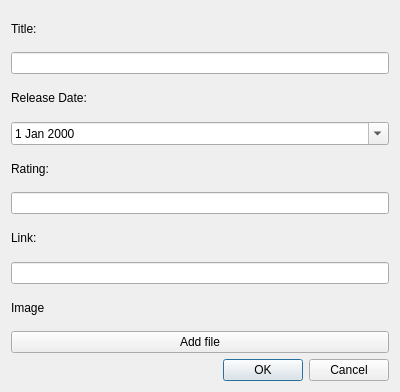
<?xml version="1.0" encoding="UTF-8"?>
<ui version="4.0">
 <class>Dialog</class>
 <widget class="QDialog" name="Dialog">
  <property name="geometry">
   <rect>
    <x>0</x>
    <y>0</y>
    <width>400</width>
    <height>392</height>
   </rect>
  </property>
  <property name="windowTitle">
   <string>Dialog</string>
  </property>
  <layout class="QVBoxLayout" name="verticalLayout">
   <item>
    <widget class="QLabel" name="Title">
     <property name="text">
      <string>Title:</string>
     </property>
    </widget>
   </item>
   <item>
    <widget class="QLineEdit" name="inputTitle"/>
   </item>
   <item>
    <widget class="QLabel" name="Releasedate">
     <property name="text">
      <string>Release Date:</string>
     </property>
    </widget>
   </item>
   <item>
    <widget class="QDateEdit" name="dateEdit">
     <property name="calendarPopup">
      <bool>true</bool>
     </property>
    </widget>
   </item>
   <item>
    <widget class="QLabel" name="Rating">
     <property name="text">
      <string>Rating:</string>
     </property>
    </widget>
   </item>
   <item>
    <widget class="QLineEdit" name="inputRating"/>
   </item>
   <item>
    <widget class="QLabel" name="Link">
     <property name="text">
      <string>Link:</string>
     </property>
    </widget>
   </item>
   <item>
    <widget class="QLineEdit" name="inputLink"/>
   </item>
   <item>
    <widget class="QLabel" name="label">
     <property name="text">
      <string>Image</string>
     </property>
    </widget>
   </item>
   <item>
    <widget class="QPushButton" name="btnAddFile">
     <property name="text">
      <string>Add file</string>
     </property>
    </widget>
   </item>
   <item>
    <widget class="QDialogButtonBox" name="buttonBox">
     <property name="orientation">
      <enum>Qt::Horizontal</enum>
     </property>
     <property name="standardButtons">
      <set>QDialogButtonBox::Cancel|QDialogButtonBox::Ok</set>
     </property>
    </widget>
   </item>
  </layout>
 </widget>
 <resources/>
 <connections>
  <connection>
   <sender>buttonBox</sender>
   <signal>accepted()</signal>
   <receiver>Dialog</receiver>
   <slot>accept()</slot>
   <hints>
    <hint type="sourcelabel">
     <x>248</x>
     <y>254</y>
    </hint>
    <hint type="destinationlabel">
     <x>157</x>
     <y>274</y>
    </hint>
   </hints>
  </connection>
  <connection>
   <sender>buttonBox</sender>
   <signal>rejected()</signal>
   <receiver>Dialog</receiver>
   <slot>reject()</slot>
   <hints>
    <hint type="sourcelabel">
     <x>316</x>
     <y>260</y>
    </hint>
    <hint type="destinationlabel">
     <x>286</x>
     <y>274</y>
    </hint>
   </hints>
  </connection>
 </connections>
</ui>
